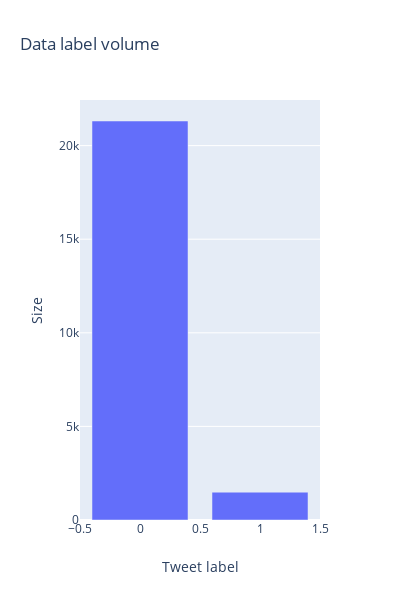

Notebook source saved alongside this figure:
### Code cell
#Instantiate bar graph

bar1 = go.Bar(x =rem_cln['label'].value_counts().index, y=rem_cln['label'].value_counts().values)

layout = go.Layout(title = 'Data label volume',
                  xaxis = dict(title = 'Tweet label'),
                    yaxis = dict(title = 'Size'), width = 400,
            height = 600)

fig = go.Figure(data = bar1, layout = layout )

fig.show()

### Figure 1 — Plotly figure (JSON) as saved in the notebook; plotly's stock layout.template omitted (floating-point values rounded to 4 significant figures)
{"data": [{"type": "bar", "x": [0, 1], "y": [21315, 1487]}], "layout": {"height": 600, "title": {"text": "Data label volume"}, "width": 400, "xaxis": {"title": {"text": "Tweet label"}}, "yaxis": {"title": {"text": "Size"}}}}
